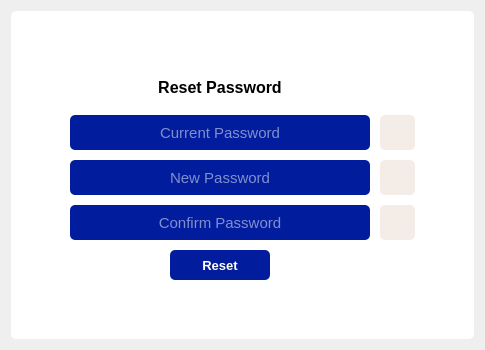
        <widget class="QWidget" name="settings_page">
         <layout class="QVBoxLayout" name="verticalLayout_11">
          <item>
           <widget class="QFrame" name="settings_frame">
            <property name="styleSheet">
             <string notr="true">background-color: rgb(255, 255, 255);
border-radius: 5px;</string>
            </property>
            <property name="frameShape">
             <enum>QFrame::StyledPanel</enum>
            </property>
            <property name="frameShadow">
             <enum>QFrame::Raised</enum>
            </property>
            <layout class="QVBoxLayout" name="verticalLayout_31">
             <item>
              <layout class="QGridLayout" name="gridLayout_3" rowstretch="0,0,0,0,0,0,0">
               <property name="leftMargin">
                <number>10</number>
               </property>
               <property name="topMargin">
                <number>10</number>
               </property>
               <property name="rightMargin">
                <number>10</number>
               </property>
               <property name="bottomMargin">
                <number>10</number>
               </property>
               <property name="spacing">
                <number>10</number>
               </property>
               <item row="2" column="1" colspan="3">
                <widget class="QLineEdit" name="current_password">
                 <property name="minimumSize">
                  <size>
                   <width>300</width>
                   <height>35</height>
                  </size>
                 </property>
                 <property name="font">
                  <font>
                   <pointsize>11</pointsize>
                  </font>
                 </property>
                 <property name="styleSheet">
                  <string notr="true">background-color: rgb(1, 29, 157);
border-radius: 5px;
color: rgb(255, 255, 255);</string>
                 </property>
                 <property name="echoMode">
                  <enum>QLineEdit::Password</enum>
                 </property>
                 <property name="alignment">
                  <set>Qt::AlignCenter</set>
                 </property>
                 <property name="placeholderText">
                  <string>Current Password</string>
                 </property>
                </widget>
               </item>
               <item row="3" column="1" colspan="3">
                <widget class="QLineEdit" name="new_password">
                 <property name="minimumSize">
                  <size>
                   <width>300</width>
                   <height>35</height>
                  </size>
                 </property>
                 <property name="font">
                  <font>
                   <pointsize>11</pointsize>
                  </font>
                 </property>
                 <property name="styleSheet">
                  <string notr="true">background-color: rgb(1, 29, 157);
border-radius: 5px;
color: rgb(255, 255, 255);</string>
                 </property>
                 <property name="echoMode">
                  <enum>QLineEdit::Password</enum>
                 </property>
                 <property name="alignment">
                  <set>Qt::AlignCenter</set>
                 </property>
                 <property name="placeholderText">
                  <string>New Password</string>
                 </property>
                </widget>
               </item>
               <item row="1" column="1" colspan="3">
                <widget class="QLabel" name="reset_password_label">
                 <property name="minimumSize">
                  <size>
                   <width>300</width>
                   <height>35</height>
                  </size>
                 </property>
                 <property name="font">
                  <font>
                   <pointsize>12</pointsize>
                   <weight>75</weight>
                   <bold>true</bold>
                  </font>
                 </property>
                 <property name="text">
                  <string>Reset Password</string>
                 </property>
                 <property name="alignment">
                  <set>Qt::AlignCenter</set>
                 </property>
                </widget>
               </item>
               <item row="5" column="2">
                <widget class="QPushButton" name="reset_password_btn">
                 <property name="minimumSize">
                  <size>
                   <width>100</width>
                   <height>30</height>
                  </size>
                 </property>
                 <property name="font">
                  <font>
                   <pointsize>10</pointsize>
                   <weight>75</weight>
                   <bold>true</bold>
                  </font>
                 </property>
                 <property name="styleSheet">
                  <string notr="true">background-color: rgb(1, 29, 157);
border-radius: 5px;
color: rgb(255, 255, 255);</string>
                 </property>
                 <property name="text">
                  <string>Reset</string>
                 </property>
                </widget>
               </item>
               <item row="4" column="1" colspan="3">
                <widget class="QLineEdit" name="confirm_password">
                 <property name="minimumSize">
                  <size>
                   <width>300</width>
                   <height>35</height>
                  </size>
                 </property>
                 <property name="font">
                  <font>
                   <pointsize>11</pointsize>
                  </font>
                 </property>
                 <property name="styleSheet">
                  <string notr="true">background-color: rgb(1, 29, 157);
border-radius: 5px;
color: rgb(255, 255, 255);</string>
                 </property>
                 <property name="echoMode">
                  <enum>QLineEdit::Password</enum>
                 </property>
                 <property name="alignment">
                  <set>Qt::AlignCenter</set>
                 </property>
                 <property name="placeholderText">
                  <string>Confirm Password</string>
                 </property>
                </widget>
               </item>
               <item row="6" column="2">
                <spacer name="verticalSpacer_5">
                 <property name="orientation">
                  <enum>Qt::Vertical</enum>
                 </property>
                 <property name="sizeHint" stdset="0">
                  <size>
                   <width>20</width>
                   <height>40</height>
                  </size>
                 </property>
                </spacer>
               </item>
               <item row="0" column="1">
                <spacer name="verticalSpacer_6">
                 <property name="orientation">
                  <enum>Qt::Vertical</enum>
                 </property>
                 <property name="sizeHint" stdset="0">
                  <size>
                   <width>20</width>
                   <height>40</height>
                  </size>
                 </property>
                </spacer>
               </item>
               <item row="3" column="0">
                <spacer name="horizontalSpacer_5">
                 <property name="orientation">
                  <enum>Qt::Horizontal</enum>
                 </property>
                 <property name="sizeHint" stdset="0">
                  <size>
                   <width>40</width>
                   <height>20</height>
                  </size>
                 </property>
                </spacer>
               </item>
               <item row="3" column="5">
                <spacer name="horizontalSpacer_6">
                 <property name="orientation">
                  <enum>Qt::Horizontal</enum>
                 </property>
                 <property name="sizeHint" stdset="0">
                  <size>
                   <width>40</width>
                   <height>20</height>
                  </size>
                 </property>
                </spacer>
               </item>
               <item row="2" column="4">
                <widget class="QPushButton" name="show_hide_current_password">
                 <property name="minimumSize">
                  <size>
                   <width>35</width>
                   <height>35</height>
                  </size>
                 </property>
                 <property name="styleSheet">
                  <string notr="true">background-color: rgb(244, 236, 230);</string>
                 </property>
                 <property name="text">
                  <string/>
                 </property>
                 <property name="icon">
                  <iconset resource="resource.qrc">
                   <normaloff>:/icon/icon/hide.png</normaloff>:/icon/icon/hide.png</iconset>
                 </property>
                </widget>
               </item>
               <item row="3" column="4">
                <widget class="QPushButton" name="show_hide_new_password">
                 <property name="minimumSize">
                  <size>
                   <width>35</width>
                   <height>35</height>
                  </size>
                 </property>
                 <property name="styleSheet">
                  <string notr="true">background-color: rgb(244, 236, 230);</string>
                 </property>
                 <property name="text">
                  <string/>
                 </property>
                 <property name="icon">
                  <iconset resource="resource.qrc">
                   <normaloff>:/icon/icon/hide.png</normaloff>:/icon/icon/hide.png</iconset>
                 </property>
                </widget>
               </item>
               <item row="4" column="4">
                <widget class="QPushButton" name="show_hide_confirm_password">
                 <property name="minimumSize">
                  <size>
                   <width>35</width>
                   <height>35</height>
                  </size>
                 </property>
                 <property name="styleSheet">
                  <string notr="true">background-color: rgb(244, 236, 230);</string>
                 </property>
                 <property name="text">
                  <string/>
                 </property>
                 <property name="icon">
                  <iconset resource="resource.qrc">
                   <normaloff>:/icon/icon/hide.png</normaloff>:/icon/icon/hide.png</iconset>
                 </property>
                </widget>
               </item>
              </layout>
             </item>
            </layout>
           </widget>
          </item>
         </layout>
        </widget>
